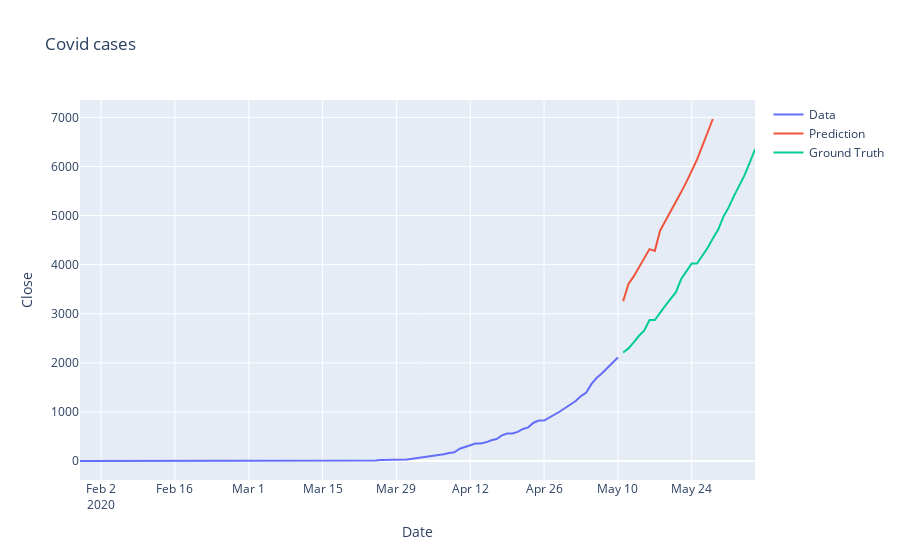

The notebook cell saved with this chart:
### Code cell
close_data = close_data.reshape((-1))

def predict(num_prediction, model):
    prediction_list = close_data[-look_back:]
    
    for _ in range(num_prediction):
        x = prediction_list[-look_back:]
        x = x.reshape((1, look_back, 1))
        out = model.predict(x)[0][0]
        prediction_list = np.append(prediction_list, out)
    prediction_list = prediction_list[look_back-1:]
        
    return prediction_list
    
def predict_dates(num_prediction):
    last_date = df['Datetime'].values[-1]
    prediction_dates = pd.date_range(last_date, periods=num_prediction+1).tolist()
    return prediction_dates
prediction = model.predict_generator(test_generator)

close_train = close_train.reshape((-1))
close_test = close_test.reshape((-1))
prediction = prediction.reshape((-1))

trace1 = go.Scatter(
    x = date_train,
    y = close_train,
    mode = 'lines',
    name = 'Data'
)
trace2 = go.Scatter(
    x = date_test,
    y = prediction,
    mode = 'lines',
    name = 'Prediction'
)
trace3 = go.Scatter(
    x = date_test,
    y = close_test,
    mode='lines',
    name = 'Ground Truth'
)
layout = go.Layout(
    title = "Covid cases",
    xaxis = {'title' : "Date"},
    yaxis = {'title' : "Close"}
)
fig = go.Figure(data=[trace1, trace2, trace3], layout=layout)
fig.show()
num_prediction = 25
forecast = predict(num_prediction, model)
forecast_dates = predict_dates(num_prediction)
